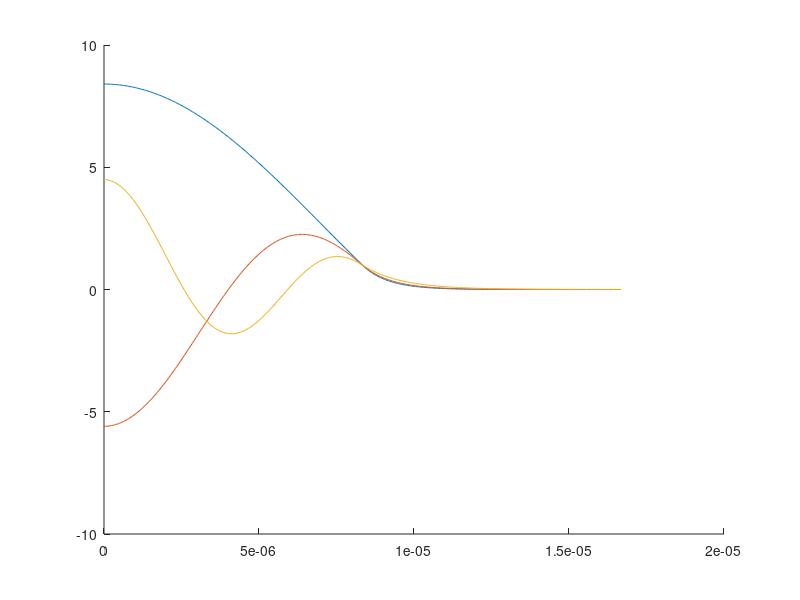

The MATLAB source for this figure:
%Solution exacte

%Constantes
nEls=50*4;
ng = 1.457420;
nc = 1.462420;
rho = 8.335e-6;
lambda = 0.6328e-6;
k=2*pi/lambda;
V=k*rho*sqrt(nc^2-ng^2);




U(1) = 2.1845; U(2) = 4.9966; U(3) = 7.7642;
W = sqrt(V.^2-U.^2);
betar = sqrt(k^2*nc^2-(U./rho).^2);


figure
for n=1:3
    phi1=@(x)besselj(0,U(n).*x./rho)./besselj(0,U(n));
    phi2=@(x)besselk(0,W(n).*x./rho)./besselk(0,W(n));
    
    r = 0:rho/(nEls-1):2*rho;
    nb = 1;
    for x = 0:rho/(nEls-1):2*rho
        if x < rho
            phi(nb,n) = phi1(x);
        else
            phi(nb,n) = phi2(x);
        end
        nb = nb+1;
    end
    hold on
    plot(r,phi(:,n))
end
betar